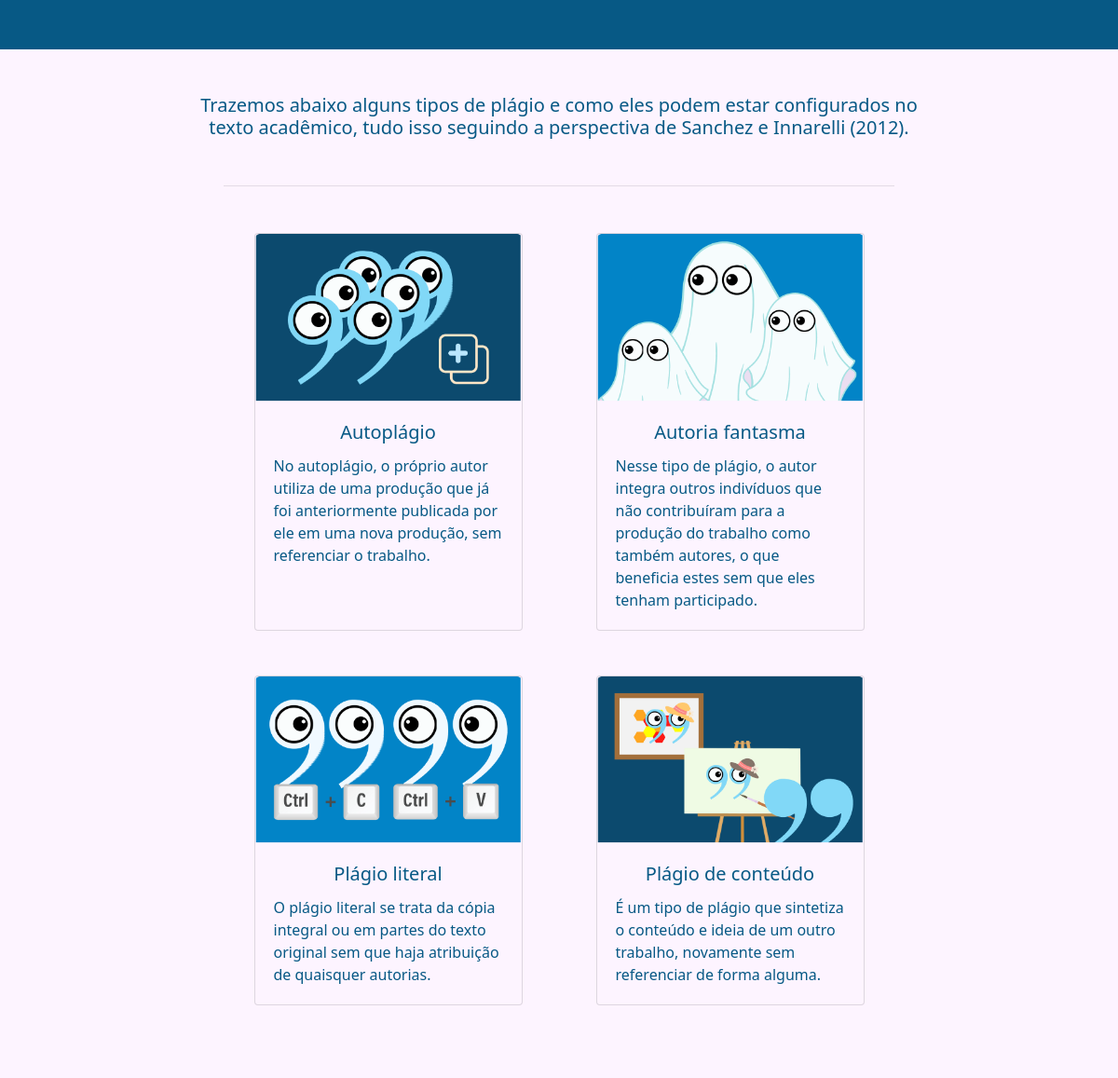
Page /plagio/ (middle part) on the earlier database version.
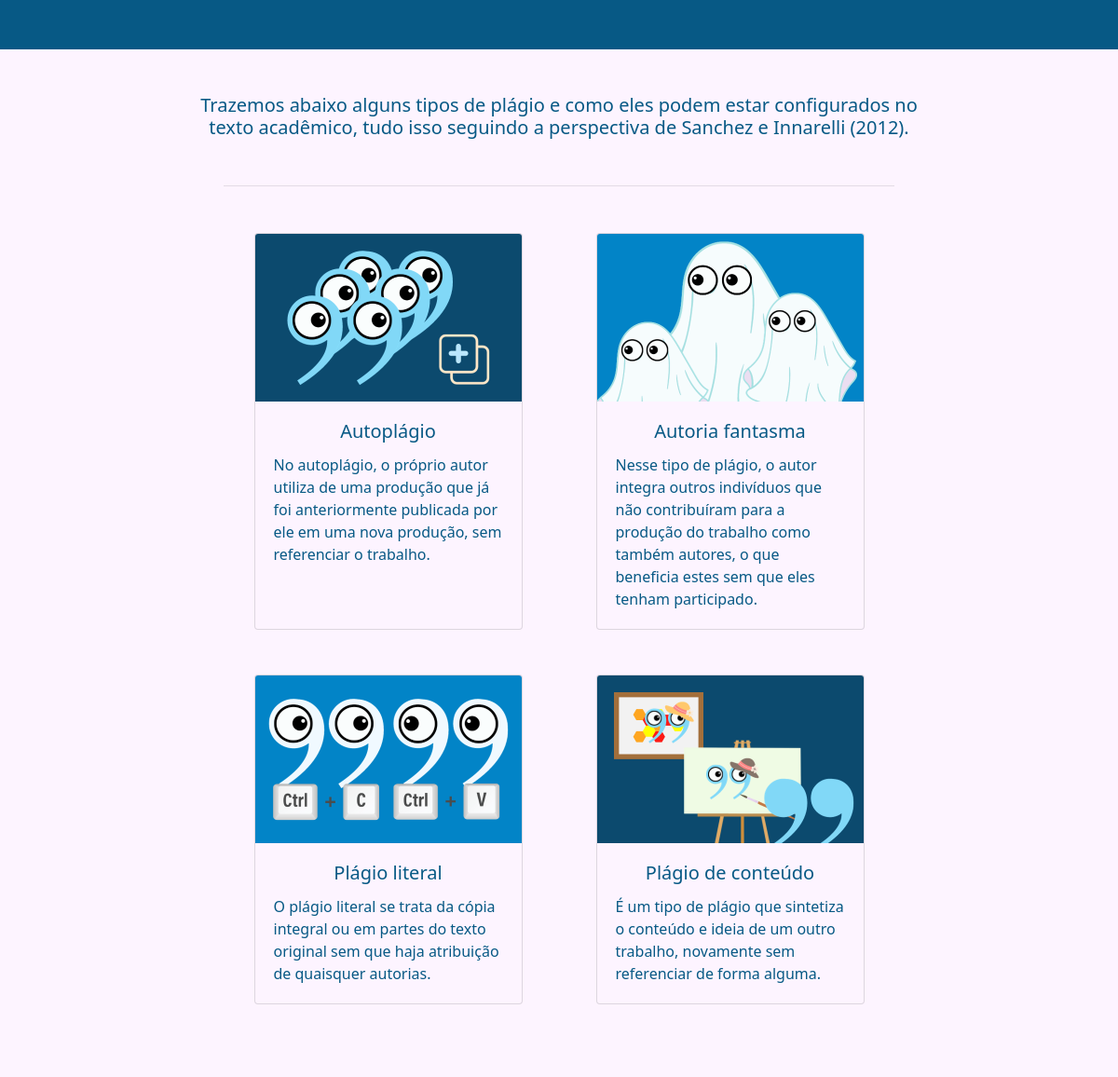
Same page on the later database version.
### citar/models.py (models this page shows, shortened)
class Plagio(models.Model):
    nomePlagio = models.CharField(max_length=150, verbose_name='Nome do tipo de plágio')
    descricao = models.TextField(verbose_name='Descrição')
    imagem = models.ImageField(upload_to = 'imagens')

### citar/views.py (the view)
# urls.py: path('plagio/',pagina_plagio,name='pagina_plagio'),
def pagina_plagio (request):
    plagios = Plagio.objects.all()
    context ={
        'plagios': plagios
    }
    return render(request, 'core/plagio.html',context)

### citar/templates/core/plagio.html (shortened to what this page needs)
{% extends 'base.html' %}
{% block center %}
<link rel="stylesheet" href="https://cdn.jsdelivr.net/npm/bootstrap@4.0.0/dist/css/bootstrap.min.css"
>
<link href="../static/css/styles_F&F.css" rel="stylesheet" />
<section class="container-fluid p-0 mb-5">
    <section class="mt-5 mb-5" style="background-color: #075985;">
        <div class="row justify-content-center align-items-center">
            <div class="mt-4 col-md-5 col-lg-5 p-4 text-justify" style="width:80%; color: #EEEEEE;">
            </div>
            <div class="col-md-5 col-lg-5 text-center p-4">
            </div>
        </div>
    </section>
    <section class="p-0 col-md-10 col-lg-8 mt-5 mb-5 container">
        <h5 class="text-center">Trazemos abaixo alguns tipos de plágio e como eles podem estar configurados
            no texto acadêmico, tudo isso seguindo a perspectiva de Sanchez e Innarelli (2012).</h5>
        <hr style="width: 90%; margin: auto; margin-bottom: 50px; margin-top: 50px;">
        <div class="px-4 px-lg-5 mt-3 m-0">
            <div class="row gx-4 gx-lg-5 row-cols-2 row-cols-md-3 row-cols-xl-4 row-cols-sx-1 justify-content-center">
                {% for plagios in plagios %}
                <div class="col-md-6 mb-5 d-flex justify-content-center">
                    <div class="card" style="width: 18rem; background-color: #fdf4ff;">
                        <img class="card-img-top img-fluid m-0" src="{{ plagios.imagem.url }}"
                            alt="Imagem de capa do card">
                        <div class="card-body">
                            <h5 class="card-title text-center">{{ plagios.nomePlagio }}</h5>
                            <p class="card-text">{{ plagios.descricao }}</p>
                        </div>
                    </div>
                </div>
                {% endfor %}
            </div>
        </div>
    </section>
</section>
{% endblock %}

Differences in the rows shown:
changed Plagio "Autoplágio": imagem: a different picture
changed Plagio "Autoria fantasma": imagem: a different picture
changed Plagio "Plágio literal": imagem: a different picture
changed Plagio "Plágio de conteúdo": imagem: a different picture
